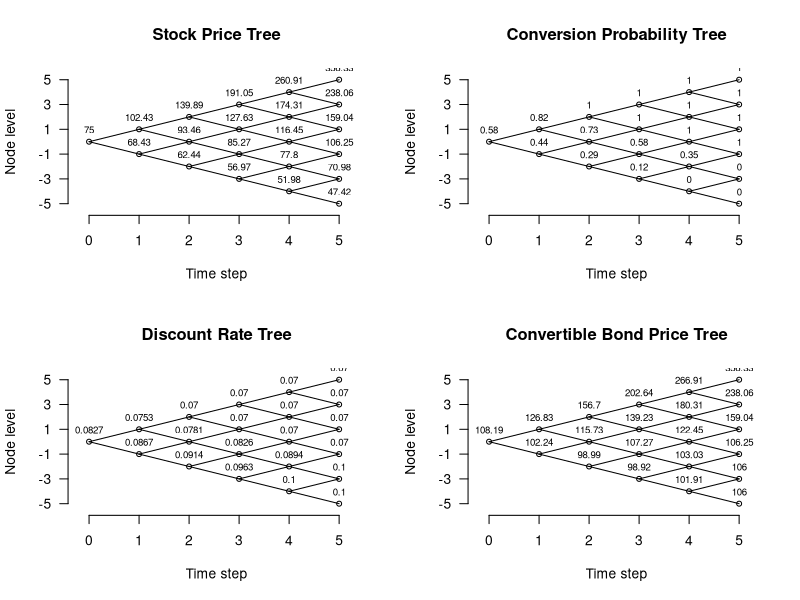

Generate this figure with R:
rm(list = ls())

# =========================
# Input
# =========================
S0    <- 75
T     <- 5
r     <- 0.07
k     <- 0.03
m     <- 1
cp    <- 6
sigma <- 0.20
n     <- 5
dt    <- T / n

# =========================
# Tian parameters
# =========================
v  <- exp(sigma^2 * dt)
u  <- 0.5 * exp(r * dt) * v * 
  (v + 1 + sqrt(v^2 + 2 * v - 3))
d  <- 0.5 * exp(r * dt) * v * 
  (v + 1 - sqrt(v^2 + 2 * v - 3))
Pi <- (exp(r * dt) - d) / (u - d)

# =========================
# Stock price tree
# =========================
stock_tree <- matrix(NA, nrow = n + 1, ncol = n + 1)

for (t in 0:n) {
  for (j in 0:t) {
    stock_tree[j + 1, t + 1] <- S0 * u^(t - j) * d^j
  }
}
# =========================
# Conversion probability tree
# =========================
face_plus_coupon <- 100 + cp
q_tree <- matrix(NA, nrow = n + 1, ncol = n + 1)

for (j in 0:n) {
  ST <- stock_tree[j + 1, n + 1]
  q_tree[j + 1, n + 1] <- ifelse(m * ST > face_plus_coupon, 1, 0)
}

for (t in (n - 1):0) {
  for (j in 0:t) {
    q_up   <- q_tree[j + 1, t + 2]
    q_down <- q_tree[j + 2, t + 2]
    
    q_tree[j + 1, t + 1] <- Pi * q_up + (1 - Pi) * q_down
  }
}

# =========================
# Discount rate tree
# =========================
rate_tree <- r + (1 - q_tree) * k

# =========================
# Convertible bond price tree
# =========================
bond_tree <- matrix(NA, nrow = n + 1, ncol = n + 1)

for (j in 0:n) {
  ST <- stock_tree[j + 1, n + 1]
  bond_tree[j + 1, n + 1] <- max(m * ST, face_plus_coupon)
}

for (t in (n - 1):0) {
  for (j in 0:t) {
    S_now <- stock_tree[j + 1, t + 1]
    
    P_up   <- bond_tree[j + 1, t + 2]
    P_down <- bond_tree[j + 2, t + 2]
    
    r_up   <- rate_tree[j + 1, t + 2]
    r_down <- rate_tree[j + 2, t + 2]
    
    continuation_value <- cp +
      Pi * P_up * exp(-r_up * dt) +
      (1 - Pi) * P_down * exp(-r_down * dt)
    
    conversion_value <- m * S_now
    
    bond_tree[j + 1, t + 1] <- max(conversion_value, continuation_value)
  }
}

# =========================
# Plot function
# =========================
plot_tree <- function(tree, title = "Tree", digits = 2) {
  n <- ncol(tree) - 1
  
  plot(
    NA,
    xlim = c(-0.2, n + 0.3),
    ylim = c(-n - 0.5, n + 0.5),
    xlab = "Time step",
    ylab = "Node level",
    main = title,
    xaxt = "n",
    yaxt = "n",
    bty = "n"
  )
  
  axis(1, at = 0:n)
  axis(2, at = seq(-n, n, by = 2), las = 1)
  
  for (t in 0:n) {
    for (j in 0:t) {
      value <- tree[j + 1, t + 1]
      
      if (!is.na(value)) {
        x <- t
        y <- t - 2 * j
        
        if (t < n) {
          segments(x, y, x + 1, y + 1)
          segments(x, y, x + 1, y - 1)
        }
        
        points(x, y, pch = 1, cex = 0.8)
        text(x, y, labels = round(value, digits), pos = 3, cex = 0.7)
      }
    }
  }
}

# =========================
# Plot 4 trees in one frame
# =========================
layout(matrix(1:4, nrow = 2, byrow = TRUE))

plot_tree(stock_tree, "Stock Price Tree", digits = 2)
plot_tree(q_tree, "Conversion Probability Tree", digits = 2)
plot_tree(rate_tree, "Discount Rate Tree", digits = 4)
plot_tree(bond_tree, "Convertible Bond Price Tree", digits = 2)
